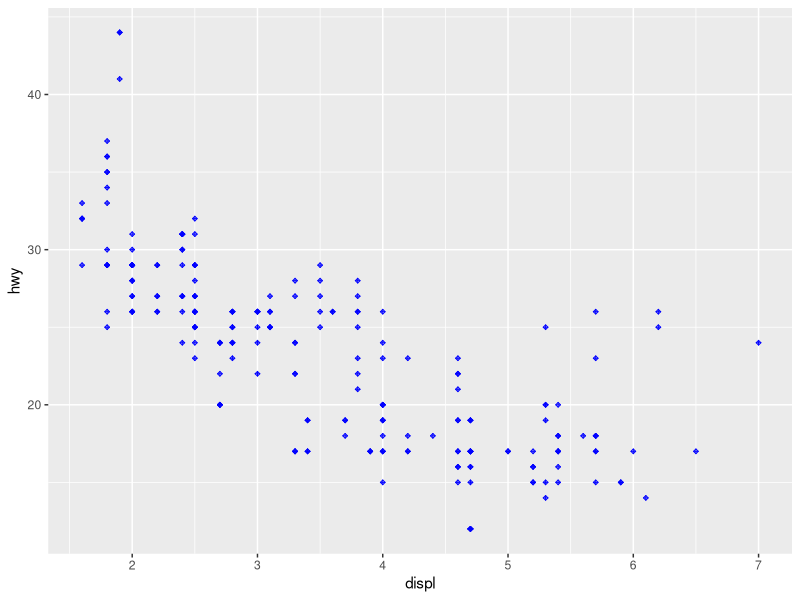
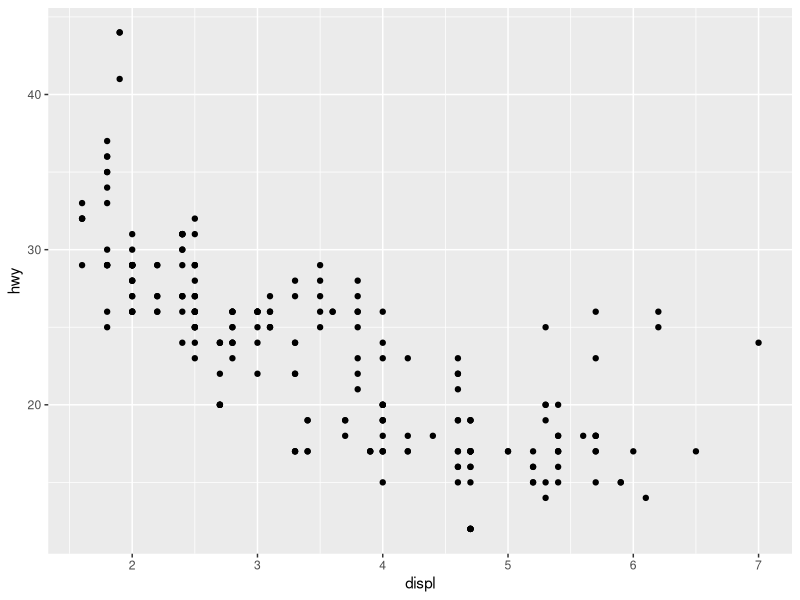
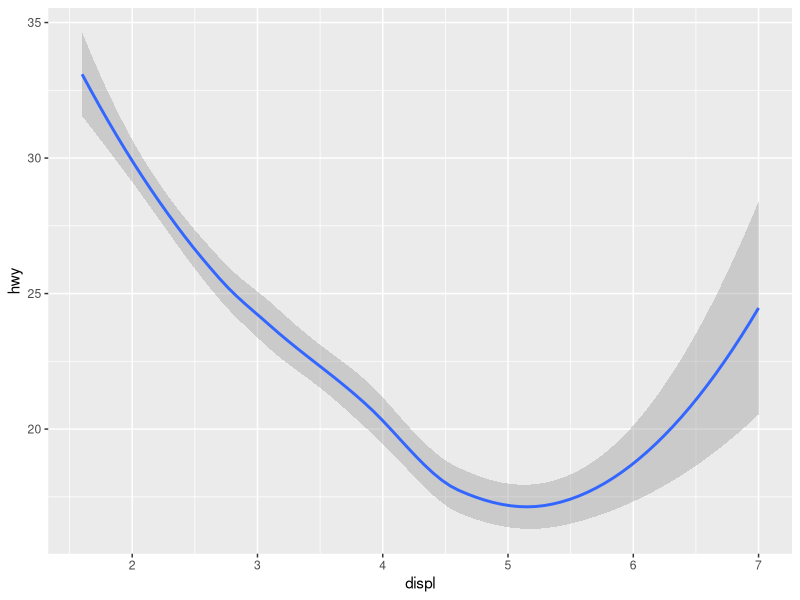
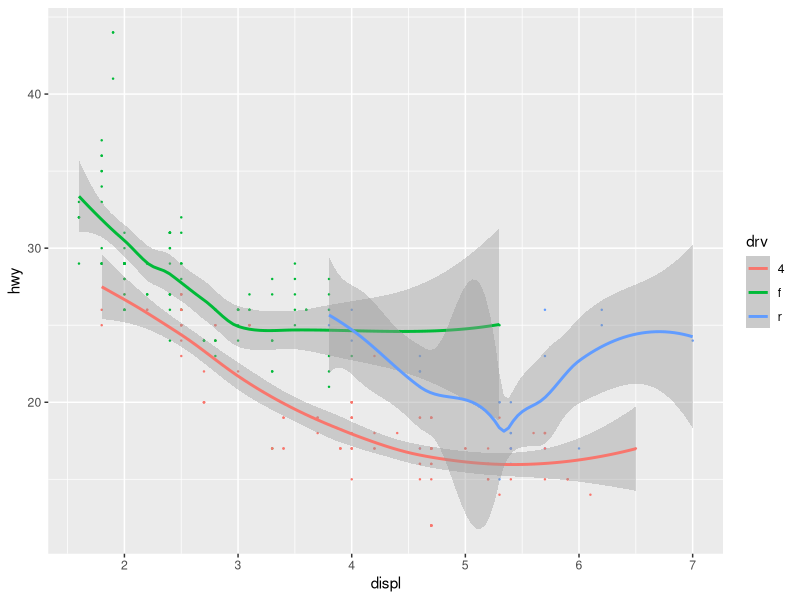
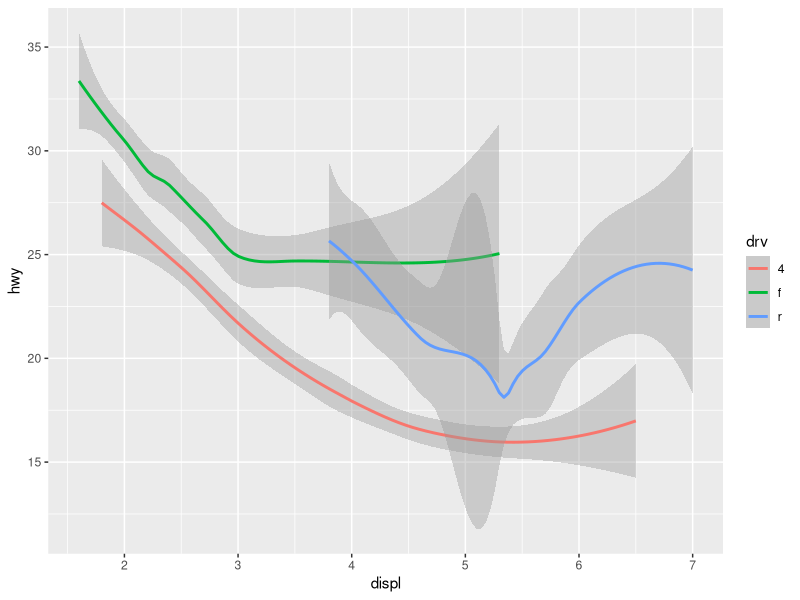
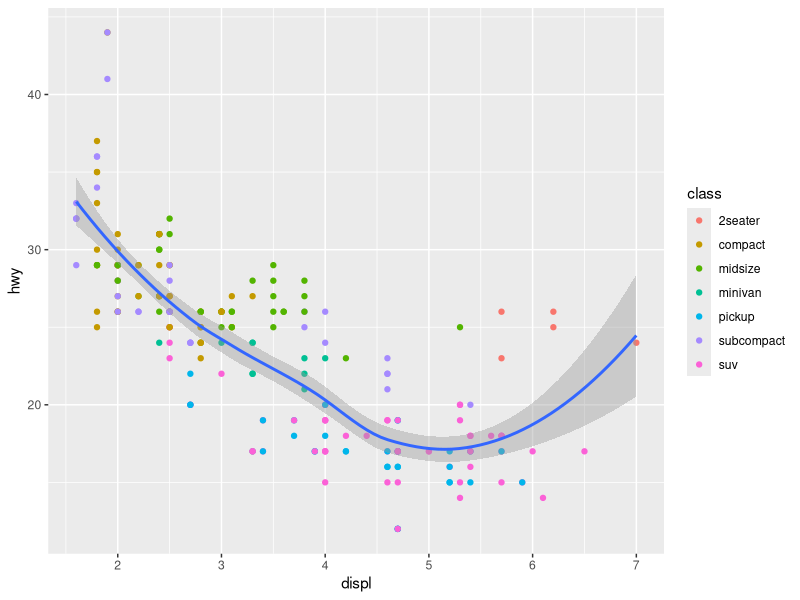
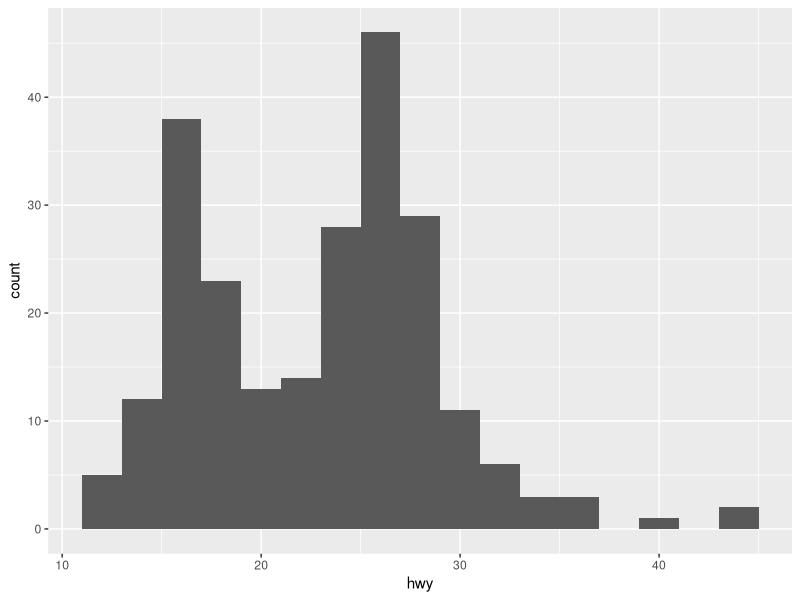
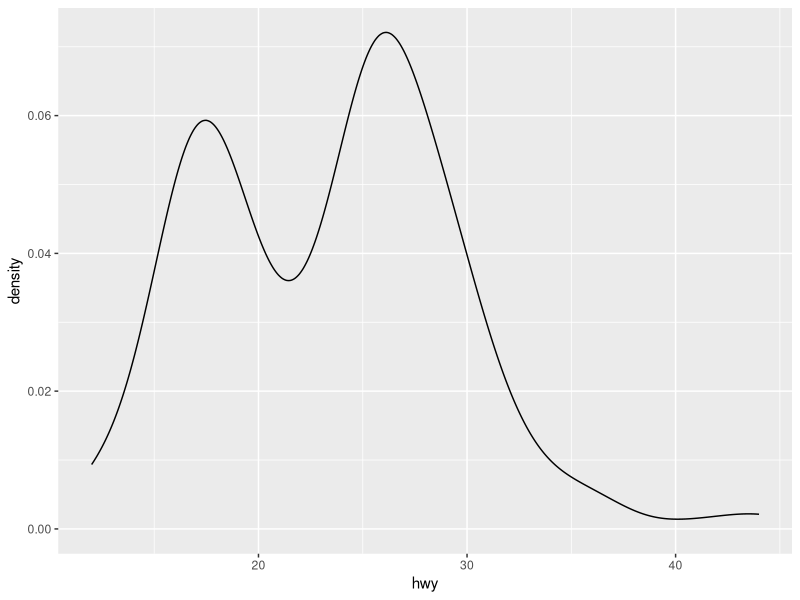

These charts were generated, in order, by the following R code:
## ---- chunk 1
#| label: setup
#| include: false

library(tidyverse)
## ---- chunk 2
glimpse(mpg[1:4,])
## ---- chunk 3
#| fig-width: 6
#| fig-height: 4
ggplot(mpg, aes(x = displ, y = hwy)) + 
  geom_point(color = "blue", shape = 9, size = 0.8)
## ---- chunk 4
#| fig-width: 6
#| fig-height: 4
ggplot(mpg, aes(x = displ, y = hwy)) + 
  geom_point()

## ---- chunk 5
#| message: false #Oculta el mensaje dela línea suavizada
#| fig-width: 5
#| fig-height: 3
ggplot(mpg, aes(x = displ, y = hwy)) + 
  geom_smooth()
## ---- chunk 6
#| message: false # Omite el mensaje dela línea suavizada 
#| fig-width: 6
#| fig-height: 4
ggplot(mpg, aes(x = displ, y = hwy, color = drv)) + geom_point(size = 0.2) + geom_smooth()
## ---- chunk 7
#| fig-width: 6
#| fig-height: 4
#| message: false
ggplot(mpg, aes(x = displ, y = hwy)) + geom_smooth(aes(color = drv))

## ---- chunk 8
#| message: false
#| fig-width: 6
#| fig-height: 4
ggplot(mpg, aes(x = displ, y = hwy)) +         geom_point(aes(color = class)) + geom_smooth()
## ---- chunk 9
#| fig-width: 6
#| fig-height: 4
ggplot(mpg, aes(x = hwy)) + 
  geom_histogram(binwidth = 2) 
## ---- chunk 10
#| fig-width: 5
#| fig-height: 3
ggplot(mpg, aes(x = hwy)) + 
  geom_density() 
## ---- chunk 11
#| fig-width: 5
#| fig-height: 3
ggplot(mpg, aes(x = hwy)) + 
  geom_boxplot()
## ---- chunk 12
#| fig-width: 6
#| fig-height: 4
library(ggridges)
ggplot(mpg, aes(x = hwy, y = drv, fill = drv, color = drv)) + 
  geom_density_ridges(alpha = 0.5, show.legend = FALSE)
## ---- chunk 13
#?geom_smooth
## ---- chunk 14
#| fig-width: 6
#| fig-height: 4
ggplot(mpg, aes(x = displ, y = hwy)) + 
  geom_point() + 
  facet_wrap(~cyl)
## ---- chunk 15
#| fig-width: 8
#| fig-height: 4
ggplot(mpg, aes(x = displ, y = hwy)) + 
  geom_point() + 
  facet_grid(drv ~ cyl, scales = "free")
## ---- chunk 16
#| fig-width: 6
#| fig-height: 4
ggplot(mpg, aes(x = drv, fill = drv)) + 
  geom_bar()
## ---- chunk 17
#| fig-width: 6
#| fig-height: 4
ggplot(mpg, aes(x = drv, fill = class)) + 
  geom_bar()
## ---- chunk 18
#| fig-width: 6
#| fig-height: 4
ggplot(mpg, aes(x = drv, fill = class)) + 
  geom_bar(position = "fill")
## ---- chunk 19
#| fig-width: 7
#| fig-height: 4
ggplot(mpg, aes(x = drv, fill = class)) + 
  geom_bar(position = "dodge")
